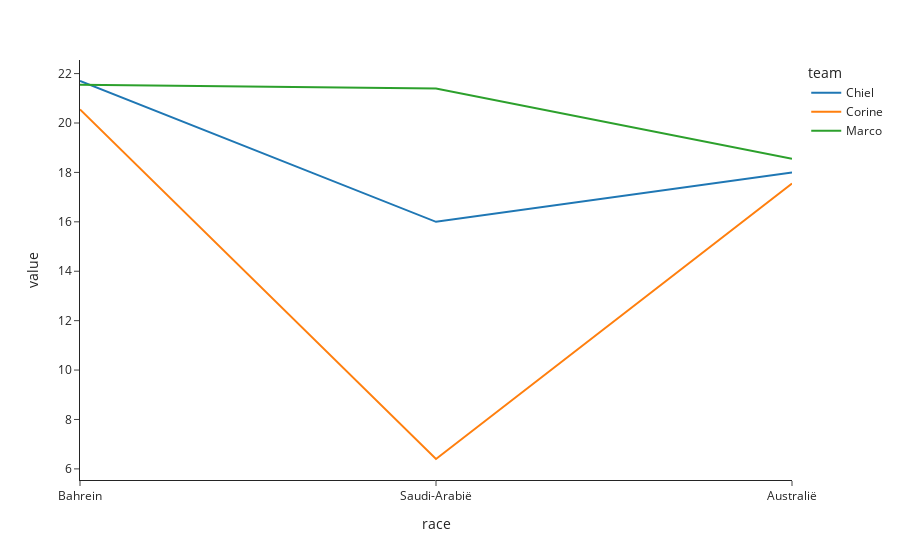

Notebook cell for this chart:
### Code cell
fig = px.line(df_score_per_race, template='simple_white')
fig.show()

### Figure 1 — Plotly figure (JSON) as saved in the notebook; plotly's stock layout.template omitted (floating-point values rounded to 4 significant figures)
{"data": [{"hovertemplate": "team=Chiel<br>race=%{x}<br>value=%{y}<extra></extra>", "legendgroup": "Chiel", "line": {"color": "#1F77B4", "dash": "solid"}, "marker": {"symbol": "circle"}, "mode": "lines", "name": "Chiel", "orientation": "v", "showlegend": true, "type": "scatter", "x": ["Bahrein", "Saudi-Arabië", "Australië"], "xaxis": "x", "y": [21.7, 16, 18], "yaxis": "y"}, {"hovertemplate": "team=Corine<br>race=%{x}<br>value=%{y}<extra></extra>", "legendgroup": "Corine", "line": {"color": "#FF7F0E", "dash": "solid"}, "marker": {"symbol": "circle"}, "mode": "lines", "name": "Corine", "orientation": "v", "showlegend": true, "type": "scatter", "x": ["Bahrein", "Saudi-Arabië", "Australië"], "xaxis": "x", "y": [20.55, 6.4, 17.55], "yaxis": "y"}, {"hovertemplate": "team=Marco<br>race=%{x}<br>value=%{y}<extra></extra>", "legendgroup": "Marco", "line": {"color": "#2CA02C", "dash": "solid"}, "marker": {"symbol": "circle"}, "mode": "lines", "name": "Marco", "orientation": "v", "showlegend": true, "type": "scatter", "x": ["Bahrein", "Saudi-Arabië", "Australië"], "xaxis": "x", "y": [21.55, 21.4, 18.55], "yaxis": "y"}], "layout": {"legend": {"title": {"text": "team"}, "tracegroupgap": 0}, "margin": {"t": 60}, "xaxis": {"anchor": "y", "domain": [0, 1], "title": {"text": "race"}}, "yaxis": {"anchor": "x", "domain": [0, 1], "title": {"text": "value"}}}}
